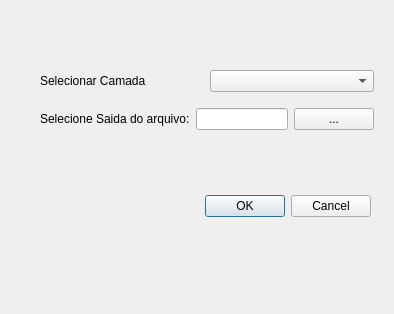
<?xml version="1.0" encoding="UTF-8"?>
<ui version="4.0">
 <class>SalvarPdfDialogBase</class>
 <widget class="QDialog" name="SalvarPdfDialogBase">
  <property name="geometry">
   <rect>
    <x>0</x>
    <y>0</y>
    <width>394</width>
    <height>314</height>
   </rect>
  </property>
  <property name="windowTitle">
   <string>Salvar Pdf</string>
  </property>
  <widget class="QDialogButtonBox" name="button_box">
   <property name="geometry">
    <rect>
     <x>30</x>
     <y>190</y>
     <width>341</width>
     <height>32</height>
    </rect>
   </property>
   <property name="orientation">
    <enum>Qt::Horizontal</enum>
   </property>
   <property name="standardButtons">
    <set>QDialogButtonBox::Cancel|QDialogButtonBox::Ok</set>
   </property>
  </widget>
  <widget class="QWidget" name="verticalLayoutWidget">
   <property name="geometry">
    <rect>
     <x>40</x>
     <y>60</y>
     <width>334</width>
     <height>80</height>
    </rect>
   </property>
   <layout class="QVBoxLayout" name="verticalLayout">
    <item>
     <layout class="QHBoxLayout" name="horizontalLayout">
      <item>
       <widget class="QLabel" name="label">
        <property name="text">
         <string>Selecionar Camada</string>
        </property>
       </widget>
      </item>
      <item>
       <widget class="QComboBox" name="comboBox"/>
      </item>
     </layout>
    </item>
    <item>
     <layout class="QHBoxLayout" name="horizontalLayout_2">
      <item>
       <widget class="QLabel" name="label_2">
        <property name="text">
         <string>Selecione Saida do arquivo:</string>
        </property>
       </widget>
      </item>
      <item>
       <widget class="QLineEdit" name="lineEdit"/>
      </item>
      <item>
       <widget class="QPushButton" name="pushButton">
        <property name="text">
         <string>...</string>
        </property>
       </widget>
      </item>
     </layout>
    </item>
   </layout>
  </widget>
 </widget>
 <resources/>
 <connections>
  <connection>
   <sender>button_box</sender>
   <signal>accepted()</signal>
   <receiver>SalvarPdfDialogBase</receiver>
   <slot>accept()</slot>
   <hints>
    <hint type="sourcelabel">
     <x>20</x>
     <y>20</y>
    </hint>
    <hint type="destinationlabel">
     <x>20</x>
     <y>20</y>
    </hint>
   </hints>
  </connection>
  <connection>
   <sender>button_box</sender>
   <signal>rejected()</signal>
   <receiver>SalvarPdfDialogBase</receiver>
   <slot>reject()</slot>
   <hints>
    <hint type="sourcelabel">
     <x>20</x>
     <y>20</y>
    </hint>
    <hint type="destinationlabel">
     <x>20</x>
     <y>20</y>
    </hint>
   </hints>
  </connection>
 </connections>
</ui>
